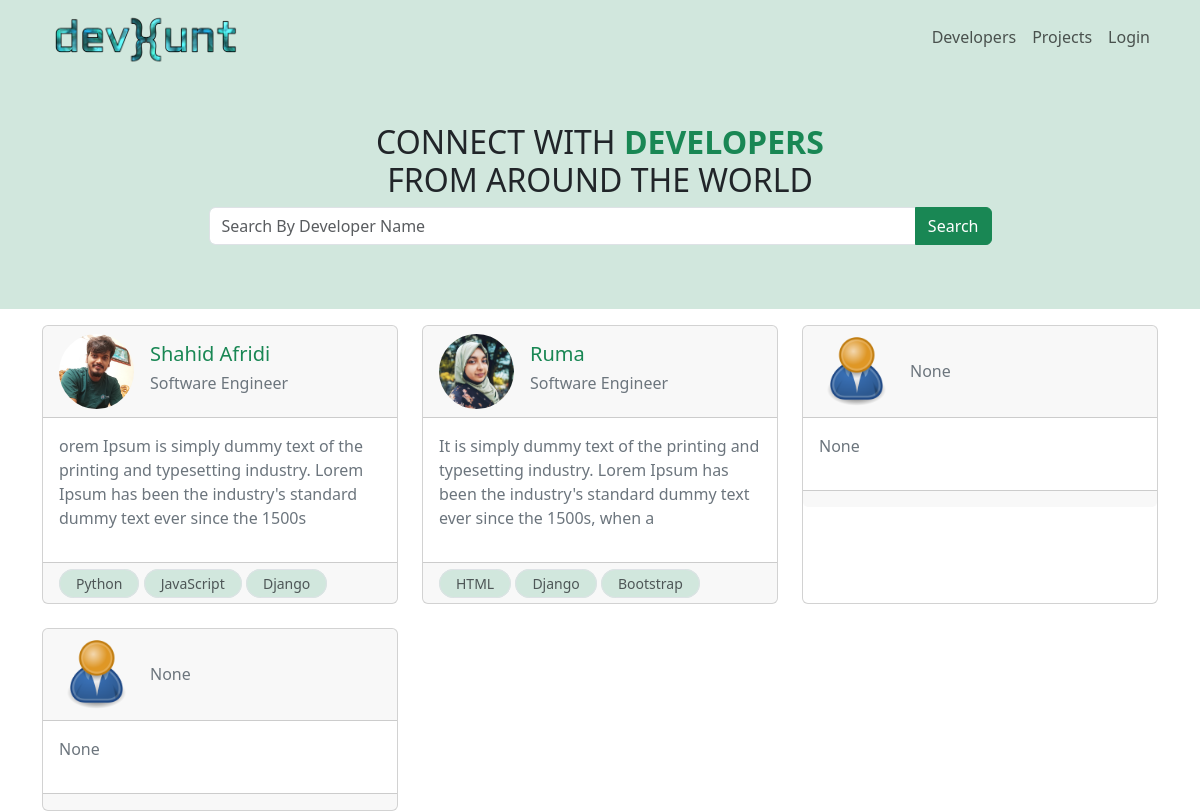
The app's page /, older data.
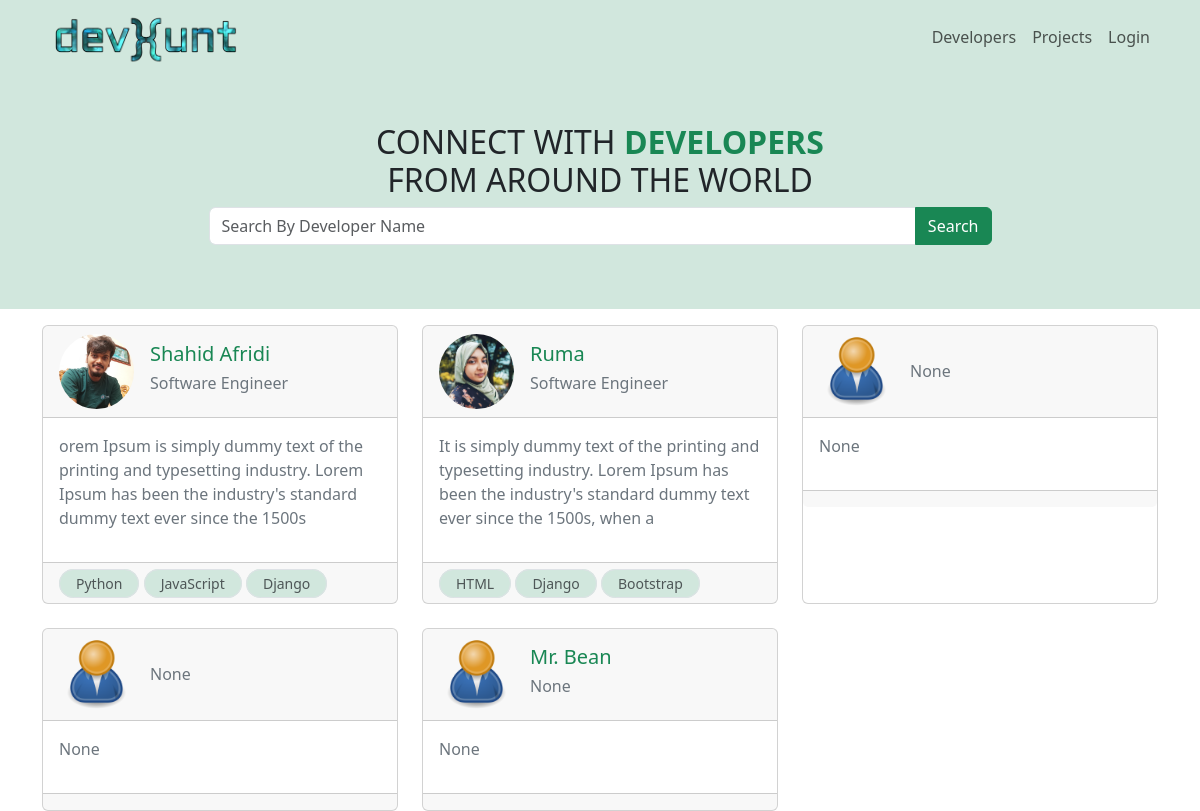
The same page, newer data.
### users/models.py (models this page shows, shortened)
class Profile(models.Model):
    user = models.OneToOneField(
        User, on_delete=models.CASCADE, blank=True, null=True)
    name = models.CharField(max_length=255, blank=True, null=True)
    email = models.EmailField(max_length=500, blank=True, null=True)
    username = models.CharField(max_length=255, blank=True, null=True)
    short_intro = models.CharField(max_length=200, blank=True, null=True)
    location = models.CharField(max_length=200, blank=True, null=True)
    bio = models.TextField(blank=True, null=True)
    profile_image = models.ImageField(
        blank=True, null=True, upload_to='profiles/', default='profiles/user-default.png')
    social_github = models.CharField(max_length=200, blank=True, null=True)
    social_twitter = models.CharField(max_length=200, blank=True, null=True)
    social_linkedin = models.CharField(max_length=200, blank=True, null=True)
    social_youtube = models.CharField(max_length=200, blank=True, null=True)
    social_website = models.CharField(max_length=200, blank=True, null=True)
    created_at = models.DateTimeField(auto_now_add=True)
    id = models.UUIDField(default=uuid.uuid4, unique=True,
                          primary_key=True, editable=False)

class Skill(models.Model):
    owner = models.ForeignKey(
        Profile, on_delete=models.CASCADE, null=True, blank=True)
    name = models.CharField(max_length=200, blank=True, null=True)
    description = models.TextField(null=True, blank=True)
    created_at = models.DateTimeField(auto_now_add=True)
    id = models.UUIDField(default=uuid.uuid4, unique=True,
                          primary_key=True, editable=False)

### users/views.py (the view)
# urls.py: path('', views.profiles, name='profiles'),
def profiles(request):
    profiles = Profile.objects.all()
    context = {
        'profiles': profiles
    }
    return render(request, 'users/profiles.html', context)

### users/templates/users/profiles.html (shortened to what this page needs)
{% extends 'main.html' %}
{% block content %}
<div class=" bg-success-subtle">
    <div class='container text-center p-5'>
        <h2>CONNECT WITH <span class='text-success' style="font-weight: 800;">DEVELOPERS</span> <br> FROM AROUND THE WORLD</h2>
        <div class="input-group mb-3 m-auto w-75">
            <input type="text" class="form-control" placeholder="Search By Developer Name" aria-label="Recipient's username" aria-describedby="button-addon2">
            <button class="btn  btn-success" type="button" id="button-addon2">Search</button>
        </div>
    </div>
</div>
<div class="container mt-3">
    <div class="row row-cols-1 row-cols-md-3 g-4">
        {% for profile in profiles %}
        <div class="col ">
            <a class="text-decoration-none " href="{% url 'profile' profile.id %}" >
          <div class="card h-100 ">
            <div class='card-header'>
                <div class='d-flex align-items-center'>
                    <div>
                        <img src="{{ profile.profile_image.url}}" class="rounded-circle" style="width: 75px;" alt="Avatar" />
                    </div>
                    <div class='ps-3'>
                        <h5 class="text-success card-title ">{{profile.name}}</h5>
                        <h6 class='text-secondary'>{{ profile.short_intro }}</h6>
                    </div>
                </div>
            </div>
            <div class="card-body">
              <p class="text-secondary">
                {{ profile.bio|slice:"150" }}
              </p>
            </div>
            </a>
            <div class="card-footer">
                {% for skill in profile.skill_set.all|slice:"3" %}
                <small class="border border-1 py-1 px-3  bg-success-subtle text-body-secondary rounded-pill">{{skill.name}}</small>
                {% endfor %}
            </div>
          </div>
        </div>
        {% endfor %}
{% endblock content %}

Row changes from the older to the newer data that the page shows:
added Profile: profile_image (placeholder picture), name "Mr. Bean", short_intro "None", bio "None"
